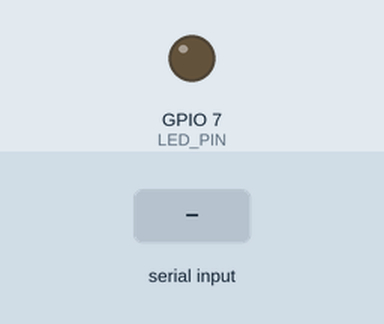
A program run on a simulated Raspberry Pi (BCM pin numbers). Parts: output pins drawn as LEDs (lit = HIGH). The test bench sets the inputs (shaded band). What the program prints to the terminal is not drawn.

Above: at 1.2 s.
1.3 s: "1" typed at the terminal, then Enter
At 1.6 s:
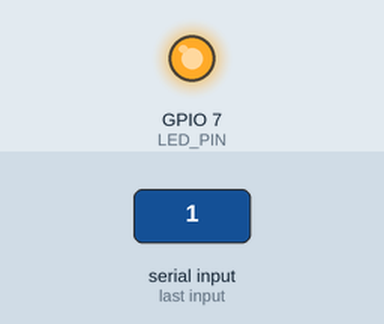
2.8 s: "0" typed at the terminal, then Enter
At 3.9 s:
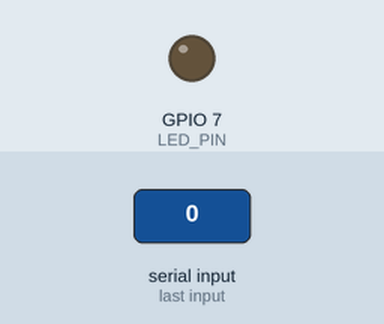
Timing chart, 0 to 5.8 s (numbered marks = the images above; inputs shaded):
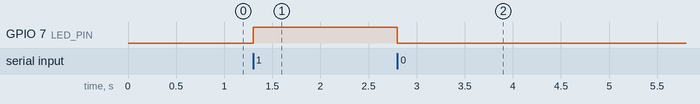

Measured:
- after the input at 1.3 s, GPIO 7 (LED_PIN): LOW → HIGH at once
- after the input at 2.8 s, GPIO 7 (LED_PIN): HIGH → LOW at once

The program:

led_blink_input.py
```python
import RPi.GPIO as GPIO

LED_PIN = 7
GPIO.setmode(GPIO.BCM)
GPIO.setup(LED_PIN, GPIO.OUT)

try:
  while True:
    val = input("\n\n--------------------------\n|                        |\n| 0: OFF, 1: ON, 9: EXIT |\n|                        |\n--------------------------\n> ")
    #val = input("0:off, 1:on, 9: exit")
    if val == '0':
      GPIO.output(LED_PIN, GPIO.LOW)
      print('LED OFF')
    elif val == '1':
      GPIO.output(LED_PIN, GPIO.HIGH)
      print('LED ON')
    elif val == '9':
      break

finally:
  GPIO.cleanup()
  print("Clean up and exit")
```
